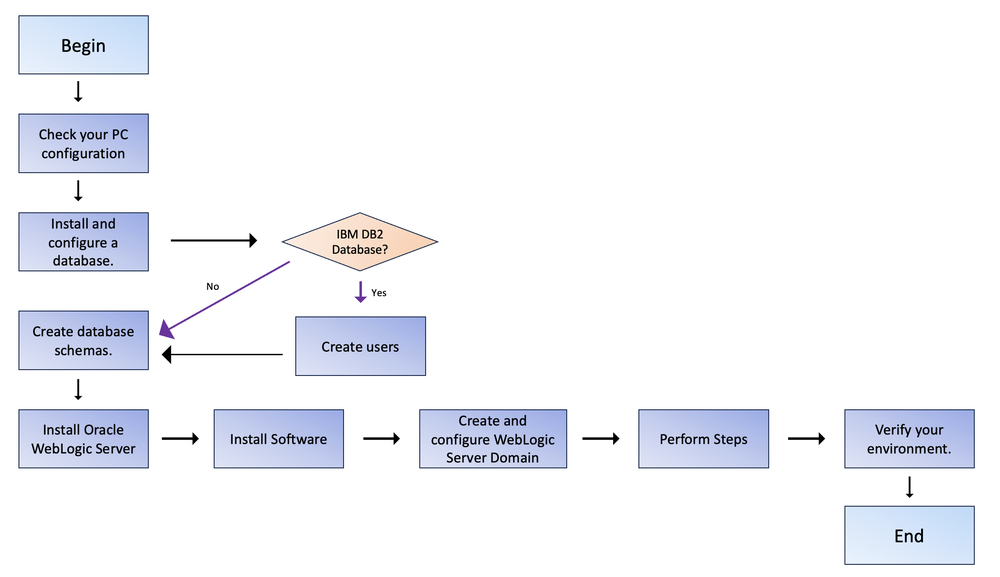
#> input picture image/compare_image1.png, 1000 x 577 px, shrunk from 2218 x 1280 before the run
$ python python_arrow_detect.py
#> lines starting #> are read from the running program, lines starting #| are printed output that depends on the picture; after the words box and inside, x2 and y2 are one past the last pixel; in counts of white or black regions, pixels touching at a corner belong together
#> further down, img is the input picture: shape (577, 1000, 3); mean B, G, R 248.2, 243.7, 242.3
import cv2
import numpy as np
import math
from sys import stdin
import requests, json


def preprocess(img):
    img_gray = cv2.cvtColor(img, cv2.COLOR_BGR2GRAY)
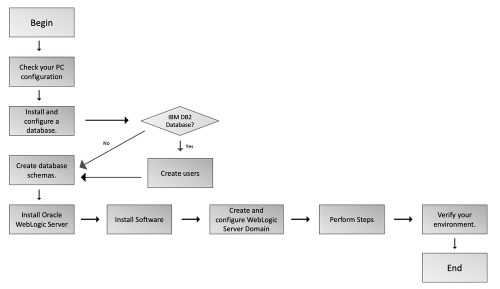
#> img_gray: shape (577, 1000) (shown at 1/2 size); min 0, max 255, mean 243.8

    img_blur = cv2.GaussianBlur(img_gray, (5, 5), 1)
    # cv2.imshow("img_blur", img_blur)
    # cv2.waitKey(0)

    img_canny = cv2.Canny(img_blur, 50, 50)
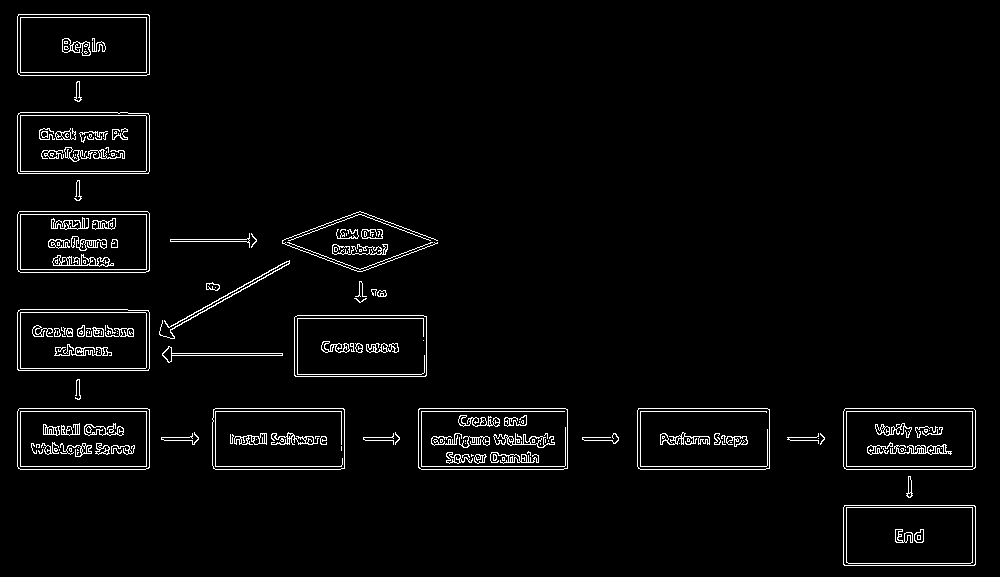
#> img_canny: shape (577, 1000); 3% white in thin lines or dots
    # cv2.imshow("img_canny", img_canny)
    # cv2.waitKey(0)

    kernel = np.ones((3, 3))
    img_dilate = cv2.dilate(img_canny, kernel, iterations=2)
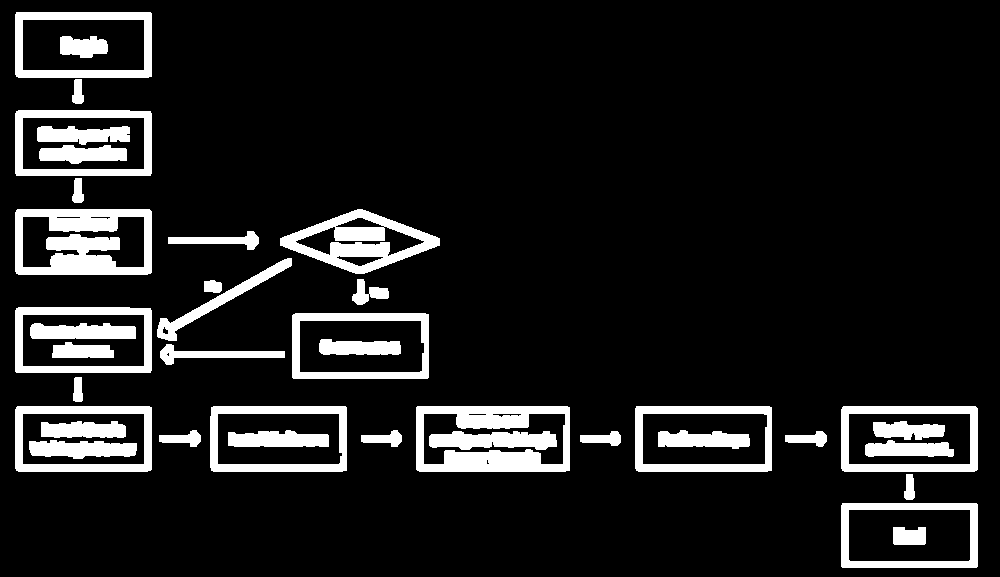
#> img_dilate: shape (577, 1000); 11.2% white; 39 white regions, largest, box (x1, y1, x2, y2) and area: (15, 209, 152, 275) 5733, (416, 406, 570, 472) 5394, (280, 209, 440, 274) 4317
    img_erode = cv2.erode(img_dilate, kernel, iterations=2)
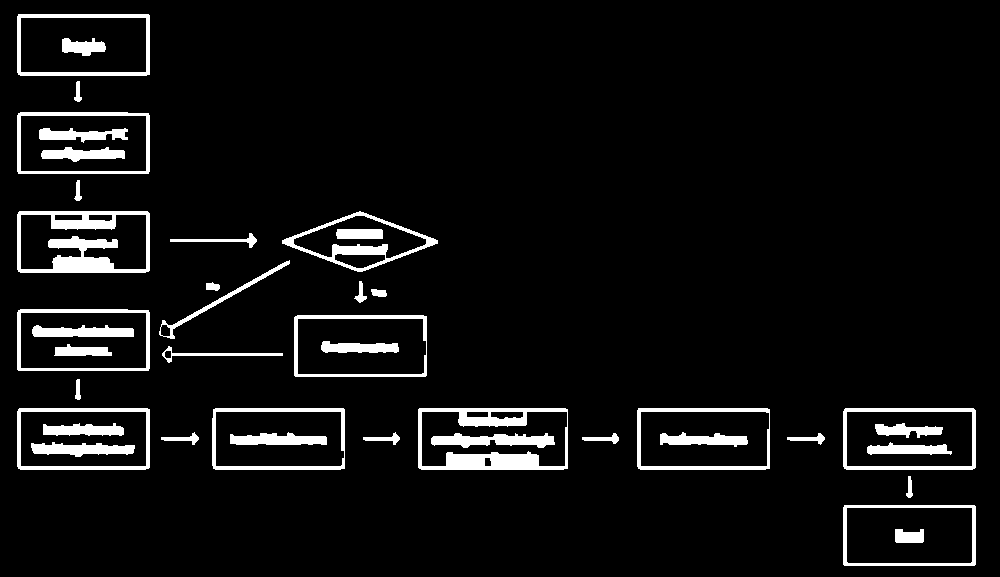
#> img_erode: shape (577, 1000); 6.1% white; 41 white regions
    cv2.imshow("img_erode", img_erode)
    cv2.waitKey(0)

    return img_erode

def find_tip(points, convex_hull):
    length = len(points) #모든 꼭짓점 갯수(화살표의 경우 6 or 7)
    print("length = %d" % length)
    print(points)
    indices = np.setdiff1d(range(length), convex_hull)
    #첫번째 배열 x로 부터 두번째 배열 y를 뺀 차집합을 반환
    print(convex_hull)
    print(indices)
    for i in range(2):
        j = indices[i] + 2
        print("j : %d" % j)
        if j > length - 1:
            j = length - j
        if np.all(points[j] == points[indices[i - 1] - 2]):
            #print(j)
            return j


def find_endpoint(points, convex_hull, tip): #points는 화살표의 모든 꼭짓점 리스트
    length = len(points) #모든 꼭짓점 갯수
    #if length == 7:
    temp = tip+3
    if temp > length-1:
        return tuple(points[temp-length])
    return tuple(points[temp])


def cal_distance(arrow_point, rec_point):
    ax = arrow_point[0]
    ay = arrow_point[1]
    rx = rec_point[0]
    ry = rec_point[1]

    result = math.sqrt( math.pow(ax - rx, 2) + math.pow(ay - ry, 2))
    return result

# [11 lines left out: function arrow_startTo_rec, not called in this run]


#화살표의 시작점
#rec_center를 사용해야 마름모도 정확히 감지 가능
def detect_nearest_box_start(arrow_coordinate, arrow_vector, rec_list):
    temp_list = []
    abs_x = abs(arrow_vector[0])
    abs_y = abs(arrow_vector[1])
    #print("abs X : %d, abs Y : %d" % (abs_x, abs_y))
    if abs_x < abs_y:
        #수직방향
        if arrow_vector[1] > 0:
            #아래쪽 방향
            for rec1 in rec_list:
                if rec1[1] >= arrow_coordinate[1]:
                    #화살표의 y좌표값보다 사각형 센터의 y좌표값이 큰 경우만
                    temp_val = cal_distance(arrow_coordinate, rec1)
                    temp_list.append([temp_val, rec1[2]])
        else:
            #위쪽 방향
            for rec1 in rec_list:
                if rec1[1] <= arrow_coordinate[1]:
                    #화살표의 y좌표값보다 사각형 센터의 y좌표값이 작은 경우만
                    temp_val = cal_distance(arrow_coordinate, rec1)
                    temp_list.append([temp_val, rec1[2]])
    else:
        #수평방향
        if arrow_vector[0] > 0:
            # --> 방향
            for rec2 in rec_list:
                if rec2[0] >= arrow_coordinate[0]:
                    #화살표의 x좌표값보다 사각형 센터의 x좌표값이 큰 경우만
                    print(rec2[2])
                    temp_val = cal_distance(arrow_coordinate, rec2)
                    temp_list.append([temp_val, rec2[2]])
        else:
            # <-- 방향
            for rec2 in rec_list:
                if rec2[0] <= arrow_coordinate[0]:
                    #화살표의 x좌표값보다 사각형 센터의 x좌표값이 작은 경우만
                    print(rec2[2])
                    temp_val = cal_distance(arrow_coordinate, rec2)
                    temp_list.append([temp_val, rec2[2]])

    temp_list.sort()

    return temp_list[0][1] #가장 거리가 가까운 사각형의 인덱스

def detect_nearest_box_end(arrow_coordinate, arrow_vector, rec_list):
    temp_list = []
    abs_x = abs(arrow_vector[0])
    abs_y = abs(arrow_vector[1])
    print("abs X : %d, abs Y : %d" % (abs_x, abs_y))
    if abs_x < abs_y:
        #수직방향
        print("수직")
        if arrow_vector[1] > 0:
            #아래쪽 방향
            for rec1 in rec_list:
                if rec1[1] <= arrow_coordinate[1]:
                    #화살표의 y좌표값보다 사각형 센터의 y좌표값이 작은 경우만
                    temp_val = cal_distance(arrow_coordinate, rec1)
                    temp_list.append([temp_val, rec1[2]])
        else:
            #위쪽 방향
            for rec1 in rec_list:
                if rec1[1] >= arrow_coordinate[1]:
                    #화살표의 y좌표값보다 사각형 센터의 y좌표값이 큰 경우만
                    temp_val = cal_distance(arrow_coordinate, rec1)
                    temp_list.append([temp_val, rec1[2]])
    else:
        #수평방향
        print("수평")
        if arrow_vector[0] > 0:
            # --> 방향
            for rec2 in rec_list:
                if rec2[0] <= arrow_coordinate[0]:
                    #화살표의 x좌표값보다 사각형 센터의 x좌표값이 작은 경우만
                    print(rec2[2])
                    temp_val = cal_distance(arrow_coordinate, rec2)
                    temp_list.append([temp_val, rec2[2]])
        else:
            # <-- 방향
            for rec2 in rec_list:
                if rec2[0] >= arrow_coordinate[0]:
                    #화살표의 x좌표값보다 사각형 센터의 x좌표값이 큰 경우만
                    print(rec2[2])
                    temp_val = cal_distance(arrow_coordinate, rec2)
                    temp_list.append([temp_val, rec2[2]])

    print(arrow_coordinate)
    print(temp_list)
    temp_list.sort()
    print(temp_list[0][1])
    return temp_list[0][1] #가장 거리가 가까운 사각형의 인덱스


def draw_rec_by_idx(idx, rec_list, img):
    #idx는 rec의 인덱스
    cv2.rectangle(img, (rec_list[idx*4][0], rec_list[idx*4][1]), (
    rec_list[idx*4+3][0], rec_list[idx*4+3][1]), (255, 0, 0), 5)


# [33 lines left out: function requestOCR, not called in this run]


image_index = "1"
image_name = "compare_image"+image_index+".png"
#test_diagram
#compare_image

img = cv2.imread("image/"+image_name)

contours, hierarchy = cv2.findContours(preprocess(img), cv2.RETR_EXTERNAL, cv2.CHAIN_APPROX_NONE)
#> contours = 26 contours; largest, box (x1, y1, x2, y2) and area: (418, 408, 568, 470) 9080, (294, 315, 427, 377) 8046, (17, 14, 150, 76) 8044, (637, 408, 770, 470) 8042, (843, 408, 976, 470) 8040
#밑에껀 컨투어의 꼭짓점 좌표만

idx =0
arrow_count=0
rec_count=0
rec_list = []
rec_sort = []
arrow_list = []
arrow_vector = []
arrow_vector_original = []
rec_XYWH = []
rec_center = []
isDiagramVertical = False

img_size = img.shape
empty_win = np.zeros(img_size, np.uint8)

for cnt in contours:
    cv2.drawContours(img, [cnt],-1,  (255, 0, 0), 4)
    peri = cv2.arcLength(cnt, True)
    #외곽선 길이 반환
    approx = cv2.approxPolyDP(cnt, 0.025 * peri, True)
    #요철이 있는 부분은 무시하고 컨투어를 계산
    #근사치 정확도의 값이 낮을 수록, 근사를 더 적게해 원본 윤곽과 유사해짐
    #2번째 파라미터가 근사치 정확도
    #너무 작으면(0.015) 짧은 화살표가 탐지되지 않고, 너무 크면(0.025) 긴 화살표가 탐지되지 않는다.
    hull = cv2.convexHull(approx, returnPoints=False)
    sides = len(hull)

    for app in approx:
        cv2.circle(img, tuple(app[0]), 3, (0, 0, 255), -1)

    print("[%d] sides : %d len(approx) : %d" % (idx, sides, len(approx)))
    idx=idx+1


    if 6 > sides > 3 and sides + 2 == len(approx): #화살표의 경우
        points = approx[:,0,:]
        arrow_tip = find_tip(points, hull.squeeze())
        arrow_tip_tuple = tuple(points[arrow_tip])
        if arrow_tip != None:

            arrow_endpoint = find_endpoint(points, hull.squeeze(), arrow_tip)
            cv2.drawContours(img, [cnt], -1, (0, 255, 0), 3) #g
            cv2.circle(img, arrow_tip_tuple, 3, (0, 0, 255), cv2.FILLED) #r
            cv2.circle(empty_win, arrow_tip_tuple, 3, (0, 0, 255), cv2.FILLED) #r
            cv2.circle(img, arrow_endpoint, 3, (255, 0, 0), cv2.FILLED) #b
            cv2.circle(empty_win, arrow_endpoint, 3, (255, 255, 0), cv2.FILLED) #b

            arrow_list.append((arrow_tip_tuple, arrow_endpoint, arrow_count, False))
            #arrow 인덱스는 0부터 시작
            #마지막은 arrow flag

            arrow_vector_x = arrow_tip_tuple[0] - arrow_endpoint[0]
            arrow_vector_y = arrow_tip_tuple[1] - arrow_endpoint[1]
            arrow_vector_original.append([arrow_vector_x, arrow_vector_y])

            temp_vector = np.array([arrow_vector_x, arrow_vector_y])
            temp_unit_vector = temp_vector / np.linalg.norm(temp_vector)
            arrow_vector.append([temp_unit_vector[0], temp_unit_vector[1]])

            arrow_count=arrow_count+1
            print("arrow_tip index : %d" % arrow_tip)


    # [14 lines of commented-out code are left out]

    else:
        approx = cv2.approxPolyDP(cnt, 0.015 * peri, True)
        #요철이 있는 부분은 무시하고 컨투어를 계산
        #근사치 정확도의 값이 낮을 수록, 근사를 더 적게해 원본 윤곽과 유사해짐
        #2번째 파라미터가 근사치 정확도
        #너무 작으면(0.015) 짧은 화살표가 탐지되지 않고, 너무 크면(0.025) 긴 화살표가 탐지되지 않는다.
        hull = cv2.convexHull(approx, returnPoints=False)
        sides = len(hull)

        for app in approx:
            cv2.circle(img, tuple(app[0]), 3, (0, 255, 0), -1)

        # print("[%d] sides : %d len(approx) : %d" % (idx, sides, len(approx)))
        # idx=idx+1

        if 6 > sides > 3 and sides + 2 == len(approx): #화살표의 경우
            points = approx[:,0,:]
            arrow_tip = find_tip(points, hull.squeeze())
            arrow_tip_tuple = tuple(points[arrow_tip])
            if arrow_tip != None:

                arrow_endpoint = find_endpoint(points, hull.squeeze(), arrow_tip)
                cv2.drawContours(img, [cnt], -1, (0, 255, 0), 3) #g
                cv2.circle(img, arrow_tip_tuple, 3, (0, 0, 255), cv2.FILLED) #r
                cv2.circle(empty_win, arrow_tip_tuple, 3, (0, 0, 255), cv2.FILLED) #r
                cv2.circle(img, arrow_endpoint, 3, (255, 0, 0), cv2.FILLED) #b
                cv2.circle(empty_win, arrow_endpoint, 3, (255, 255, 0), cv2.FILLED) #b

                arrow_list.append((arrow_tip_tuple, arrow_endpoint, arrow_count, False))
                #arrow 인덱스는 0부터 시작
                #마지막은 arrow flag

                arrow_vector_x = arrow_tip_tuple[0] - arrow_endpoint[0]
                arrow_vector_y = arrow_tip_tuple[1] - arrow_endpoint[1]
                arrow_vector_original.append([arrow_vector_x, arrow_vector_y])

                temp_vector = np.array([arrow_vector_x, arrow_vector_y])
                temp_unit_vector = temp_vector / np.linalg.norm(temp_vector)
                arrow_vector.append([temp_unit_vector[0], temp_unit_vector[1]])

                arrow_count=arrow_count+1
                print("arrow_tip index : %d" % arrow_tip)

        elif sides == 4:   #사각형의 경우
            x, y, w, h = cv2.boundingRect(cnt)
            rec_list.append([x, y, rec_count]) #사각형의 인덱스는 0부터 시작
            rec_list.append([x, y+h, rec_count])
            rec_list.append([x+w, y, rec_count])
            rec_list.append([x+w, y+h, rec_count])

            rec_sort.append((x, y, rec_count))

            rec_center.append([(2*x+w)/2, (2*y+h)/2, rec_count])

            rec_XYWH.append([x, y, w, h, rec_count])
            rec_count=rec_count+1
            print("[사각형] [%d] (x, y, w, h) : (%d, %d, %d, %d)" % (rec_count-1, x, y , w, h))
#> this loop made 26 passes
#> (peri, arrow_tip, arrow_tip_tuple) on passes 3, 4, 5, 6, 13, 19, 20, 23: (88.38, 0, (824, 437)), (85.56, 0, (618, 437)), (88.38, 0, (399, 437)), (90.38, 0, (198, 437)), (262.6, 0, (162, 353)), (345.6, 3, (159, 334)), (191.8, 0, (256, 239)), (49.31, 3, (79, 200))
#> (printed output is left out)
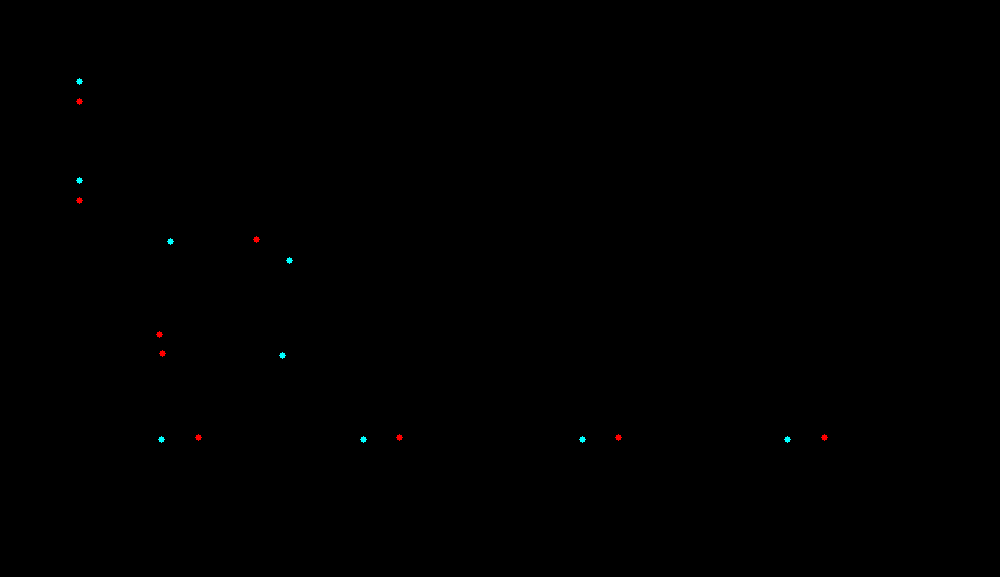
#> empty_win: shape (577, 1000, 3); mean B, G, R 0.1, 0.1, 0.1
#> img: shape (577, 1000, 3); 5% of pixels changed, all inside (x1, y1, x2, y2) = (14, 11, 979, 569)
#> after the loop, arrow_count = 9; arrow_list = 9 items; arrow_vector = [[0.999, -0.054], [0.998, -0.0555], [0.998, -0.0555], [0.999, -0.054], [-1, -0.0167], [-0.869, 0.495], [1, -0.0232], [0, 1], [0, 1]]; arrow_vector_original = [[37, -2], [36, -2], [36, -2], [37, -2], [-120, -2], [-130, 74], [86, -2], [0, 20], [0, 20]]; idx = 26; rec_XYWH = 12 items, first 6: [843, 505, 133, 61, 0], [843, 408, 133, 62, 1], [637, 408, 133, 62, 2], [418, 408, 150, 62, 3], [212, 408, 133, 62, 4], [17, 408, 133, 62, 5]; rec_center = [[909.5, 535.5, 0], [909.5, 439, 1], [703.5, 439, 2], [493, 439, 3], [278.5, 439, 4], [83.5, 439, 5], [360.5, 346, 6], [83.5, 340, 7], [360, 241.5, 8], [83.5, 242, 9], [83.5, 143, 10], [83.5, 45, 11]]; rec_count = 12; rec_list = 48 items, first 6: [843, 505, 0], [843, 566, 0], [976, 505, 0], [976, 566, 0], [843, 408, 1], [843, 470, 1]; rec_sort = [(843, 505, 0), (843, 408, 1), (637, 408, 2), (418, 408, 3), (212, 408, 4), (17, 408, 5), (294, 315, 6), (17, 309, 7), (282, 211, 8), (17, 211, 9), (17, 112, 10), (17, 14, 11)]
#> (the rest of the program and of its run is left out)
